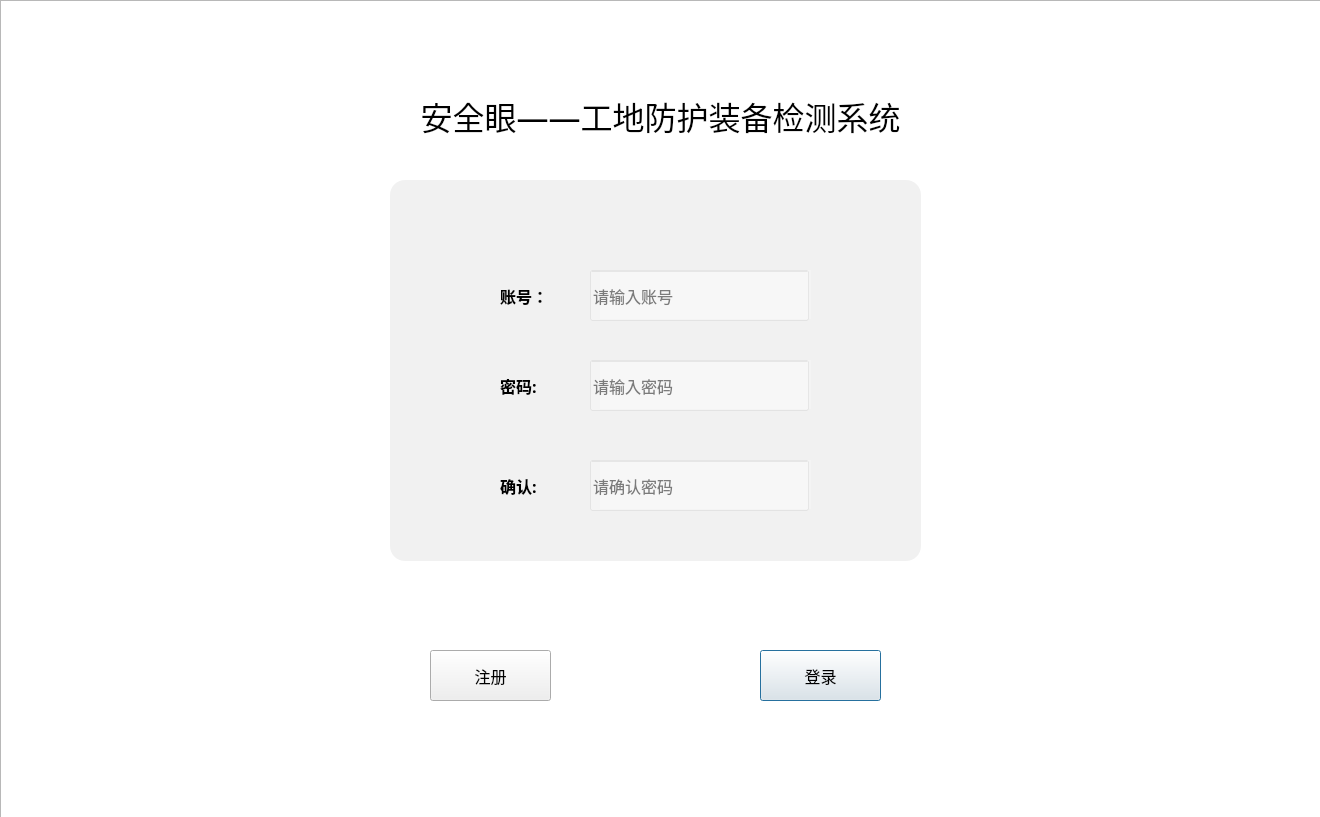
<?xml version="1.0" encoding="UTF-8"?>
<ui version="4.0">
 <class>Dialog</class>
 <widget class="QDialog" name="Dialog">
  <property name="geometry">
   <rect>
    <x>0</x>
    <y>0</y>
    <width>1320</width>
    <height>817</height>
   </rect>
  </property>
  <property name="windowTitle">
   <string>Dialog</string>
  </property>
  <property name="styleSheet">
   <string notr="true"/>
  </property>
  <widget class="QLabel" name="title">
   <property name="geometry">
    <rect>
     <x>370</x>
     <y>70</y>
     <width>581</width>
     <height>91</height>
    </rect>
   </property>
   <property name="font">
    <font>
     <family>楷体</family>
     <pointsize>24</pointsize>
    </font>
   </property>
   <property name="contextMenuPolicy">
    <enum>Qt::NoContextMenu</enum>
   </property>
   <property name="layoutDirection">
    <enum>Qt::RightToLeft</enum>
   </property>
   <property name="text">
    <string>安全眼——工地防护装备检测系统</string>
   </property>
   <property name="alignment">
    <set>Qt::AlignCenter</set>
   </property>
  </widget>
  <widget class="QWidget" name="verticalLayoutWidget_3">
   <property name="geometry">
    <rect>
     <x>500</x>
     <y>460</y>
     <width>81</width>
     <height>51</height>
    </rect>
   </property>
   <layout class="QVBoxLayout" name="verticalLayout_4">
    <item>
     <widget class="QLabel" name="confrim_2">
      <property name="font">
       <font>
        <family>楷体</family>
        <pointsize>12</pointsize>
        <weight>75</weight>
        <bold>true</bold>
       </font>
      </property>
      <property name="text">
       <string>确认:</string>
      </property>
     </widget>
    </item>
   </layout>
  </widget>
  <widget class="QWidget" name="verticalLayoutWidget">
   <property name="geometry">
    <rect>
     <x>500</x>
     <y>270</y>
     <width>81</width>
     <height>51</height>
    </rect>
   </property>
   <layout class="QVBoxLayout" name="verticalLayout_5">
    <item>
     <widget class="QLabel" name="username_2">
      <property name="font">
       <font>
        <family>楷体</family>
        <pointsize>12</pointsize>
        <weight>75</weight>
        <bold>true</bold>
       </font>
      </property>
      <property name="text">
       <string>账号：</string>
      </property>
     </widget>
    </item>
   </layout>
  </widget>
  <widget class="QLineEdit" name="lineEdit_3">
   <property name="geometry">
    <rect>
     <x>590</x>
     <y>460</y>
     <width>219</width>
     <height>51</height>
    </rect>
   </property>
   <property name="baseSize">
    <size>
     <width>0</width>
     <height>6</height>
    </size>
   </property>
   <property name="font">
    <font>
     <family>楷体</family>
     <pointsize>12</pointsize>
    </font>
   </property>
   <property name="styleSheet">
    <string notr="true">background-color: rgba(255, 255, 255, 60);</string>
   </property>
   <property name="text">
    <string/>
   </property>
   <property name="echoMode">
    <enum>QLineEdit::Password</enum>
   </property>
   <property name="alignment">
    <set>Qt::AlignLeading|Qt::AlignLeft|Qt::AlignVCenter</set>
   </property>
   <property name="placeholderText">
    <string>请确认密码</string>
   </property>
  </widget>
  <widget class="QPushButton" name="Login">
   <property name="geometry">
    <rect>
     <x>760</x>
     <y>650</y>
     <width>121</width>
     <height>51</height>
    </rect>
   </property>
   <property name="font">
    <font>
     <family>楷体</family>
     <pointsize>12</pointsize>
     <weight>50</weight>
     <bold>false</bold>
    </font>
   </property>
   <property name="text">
    <string>登录</string>
   </property>
  </widget>
  <widget class="QPushButton" name="register_2">
   <property name="geometry">
    <rect>
     <x>430</x>
     <y>650</y>
     <width>121</width>
     <height>51</height>
    </rect>
   </property>
   <property name="font">
    <font>
     <family>楷体</family>
     <pointsize>12</pointsize>
     <weight>50</weight>
     <bold>false</bold>
    </font>
   </property>
   <property name="text">
    <string>注册</string>
   </property>
  </widget>
  <widget class="QWidget" name="verticalLayoutWidget_2">
   <property name="geometry">
    <rect>
     <x>500</x>
     <y>360</y>
     <width>81</width>
     <height>51</height>
    </rect>
   </property>
   <layout class="QVBoxLayout" name="verticalLayout_6">
    <item>
     <widget class="QLabel" name="password_2">
      <property name="font">
       <font>
        <family>楷体</family>
        <pointsize>12</pointsize>
        <weight>75</weight>
        <bold>true</bold>
       </font>
      </property>
      <property name="text">
       <string>密码:</string>
      </property>
     </widget>
    </item>
   </layout>
  </widget>
  <widget class="QLineEdit" name="lineEdit_2">
   <property name="geometry">
    <rect>
     <x>590</x>
     <y>360</y>
     <width>219</width>
     <height>51</height>
    </rect>
   </property>
   <property name="baseSize">
    <size>
     <width>0</width>
     <height>6</height>
    </size>
   </property>
   <property name="font">
    <font>
     <family>楷体</family>
     <pointsize>12</pointsize>
    </font>
   </property>
   <property name="styleSheet">
    <string notr="true">background-color: rgba(255, 255, 255, 60);</string>
   </property>
   <property name="text">
    <string/>
   </property>
   <property name="echoMode">
    <enum>QLineEdit::Password</enum>
   </property>
   <property name="alignment">
    <set>Qt::AlignLeading|Qt::AlignLeft|Qt::AlignVCenter</set>
   </property>
   <property name="placeholderText">
    <string>请输入密码</string>
   </property>
  </widget>
  <widget class="QLineEdit" name="lineEdit">
   <property name="geometry">
    <rect>
     <x>590</x>
     <y>270</y>
     <width>219</width>
     <height>51</height>
    </rect>
   </property>
   <property name="baseSize">
    <size>
     <width>0</width>
     <height>6</height>
    </size>
   </property>
   <property name="font">
    <font>
     <family>楷体</family>
     <pointsize>12</pointsize>
    </font>
   </property>
   <property name="styleSheet">
    <string notr="true">background-color: rgba(255, 255, 255, 60);</string>
   </property>
   <property name="text">
    <string/>
   </property>
   <property name="echoMode">
    <enum>QLineEdit::Normal</enum>
   </property>
   <property name="alignment">
    <set>Qt::AlignLeading|Qt::AlignLeft|Qt::AlignVCenter</set>
   </property>
   <property name="placeholderText">
    <string>请输入账号</string>
   </property>
  </widget>
  <widget class="QLabel" name="label">
   <property name="geometry">
    <rect>
     <x>390</x>
     <y>180</y>
     <width>531</width>
     <height>381</height>
    </rect>
   </property>
   <property name="styleSheet">
    <string notr="true">background-color: rgba(197, 197, 197, 60);
border-radius:15px; </string>
   </property>
   <property name="text">
    <string/>
   </property>
  </widget>
  <widget class="QLabel" name="label_2">
   <property name="geometry">
    <rect>
     <x>100</x>
     <y>40</y>
     <width>1051</width>
     <height>731</height>
    </rect>
   </property>
   <property name="font">
    <font>
     <family>楷体</family>
     <pointsize>12</pointsize>
     <weight>75</weight>
     <bold>true</bold>
    </font>
   </property>
   <property name="styleSheet">
    <string notr="true">background-color: rgba(255, 255, 255, 70);
border-radius:25px; 	</string>
   </property>
   <property name="text">
    <string/>
   </property>
  </widget>
  <widget class="QLabel" name="label_3">
   <property name="geometry">
    <rect>
     <x>600</x>
     <y>270</y>
     <width>211</width>
     <height>49</height>
    </rect>
   </property>
   <property name="styleSheet">
    <string notr="true">background-color: rgba(255, 255, 255, 60);
color:grey;	</string>
   </property>
   <property name="text">
    <string/>
   </property>
  </widget>
  <widget class="QLabel" name="label_4">
   <property name="geometry">
    <rect>
     <x>600</x>
     <y>360</y>
     <width>211</width>
     <height>49</height>
    </rect>
   </property>
   <property name="styleSheet">
    <string notr="true">background-color: rgba(255, 255, 255, 60);
color:grey;	</string>
   </property>
   <property name="text">
    <string/>
   </property>
  </widget>
  <widget class="QLabel" name="label_5">
   <property name="geometry">
    <rect>
     <x>600</x>
     <y>460</y>
     <width>211</width>
     <height>49</height>
    </rect>
   </property>
   <property name="styleSheet">
    <string notr="true">background-color: rgba(255, 255, 255, 60);
color:grey;	</string>
   </property>
   <property name="text">
    <string/>
   </property>
  </widget>
  <widget class="QListView" name="listView">
   <property name="geometry">
    <rect>
     <x>0</x>
     <y>0</y>
     <width>1331</width>
     <height>911</height>
    </rect>
   </property>
   <property name="styleSheet">
    <string notr="true">background-image: url(&quot;./background.jpg&quot;);
object-fit:cover;</string>
   </property>
  </widget>
  <zorder>listView</zorder>
  <zorder>label_2</zorder>
  <zorder>label</zorder>
  <zorder>title</zorder>
  <zorder>verticalLayoutWidget_3</zorder>
  <zorder>verticalLayoutWidget</zorder>
  <zorder>Login</zorder>
  <zorder>register_2</zorder>
  <zorder>verticalLayoutWidget_2</zorder>
  <zorder>label_3</zorder>
  <zorder>label_4</zorder>
  <zorder>label_5</zorder>
  <zorder>lineEdit_3</zorder>
  <zorder>lineEdit_2</zorder>
  <zorder>lineEdit</zorder>
 </widget>
 <resources/>
 <connections>
  <connection>
   <sender>register_2</sender>
   <signal>clicked()</signal>
   <receiver>Dialog</receiver>
   <slot>goin_register()</slot>
   <hints>
    <hint type="sourcelabel">
     <x>517</x>
     <y>696</y>
    </hint>
    <hint type="destinationlabel">
     <x>242</x>
     <y>785</y>
    </hint>
   </hints>
  </connection>
  <connection>
   <sender>Login</sender>
   <signal>clicked()</signal>
   <receiver>Dialog</receiver>
   <slot>goin_login()</slot>
   <hints>
    <hint type="sourcelabel">
     <x>853</x>
     <y>699</y>
    </hint>
    <hint type="destinationlabel">
     <x>1068</x>
     <y>783</y>
    </hint>
   </hints>
  </connection>
 </connections>
 <slots>
  <slot>goin_car()</slot>
  <slot>goin_people()</slot>
  <slot>goin_licplate()</slot>
  <slot>goin_register()</slot>
  <slot>goin_login()</slot>
 </slots>
</ui>
